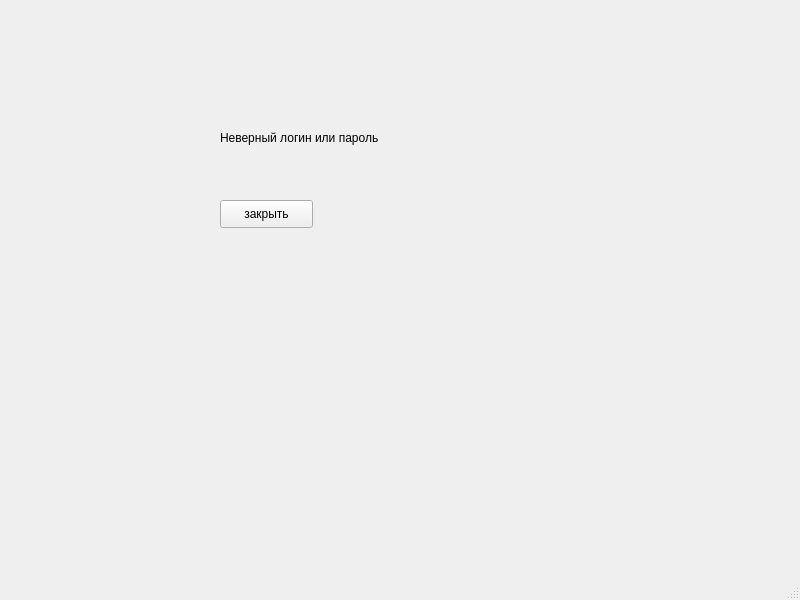
<?xml version="1.0" encoding="UTF-8"?>
<ui version="4.0">
 <class>MainWindow</class>
 <widget class="QMainWindow" name="MainWindow">
  <property name="geometry">
   <rect>
    <x>0</x>
    <y>0</y>
    <width>800</width>
    <height>600</height>
   </rect>
  </property>
  <property name="windowTitle">
   <string>MainWindow</string>
  </property>
  <widget class="QWidget" name="centralwidget">
   <widget class="QLabel" name="label">
    <property name="geometry">
     <rect>
      <x>220</x>
      <y>130</y>
      <width>221</width>
      <height>16</height>
     </rect>
    </property>
    <property name="text">
     <string>Неверный логин или пароль</string>
    </property>
   </widget>
   <widget class="QPushButton" name="closeButton">
    <property name="geometry">
     <rect>
      <x>220</x>
      <y>200</y>
      <width>93</width>
      <height>28</height>
     </rect>
    </property>
    <property name="text">
     <string>закрыть</string>
    </property>
   </widget>
  </widget>
  <widget class="QMenuBar" name="menubar">
   <property name="geometry">
    <rect>
     <x>0</x>
     <y>0</y>
     <width>800</width>
     <height>26</height>
    </rect>
   </property>
  </widget>
  <widget class="QStatusBar" name="statusbar"/>
 </widget>
 <resources/>
 <connections/>
</ui>
